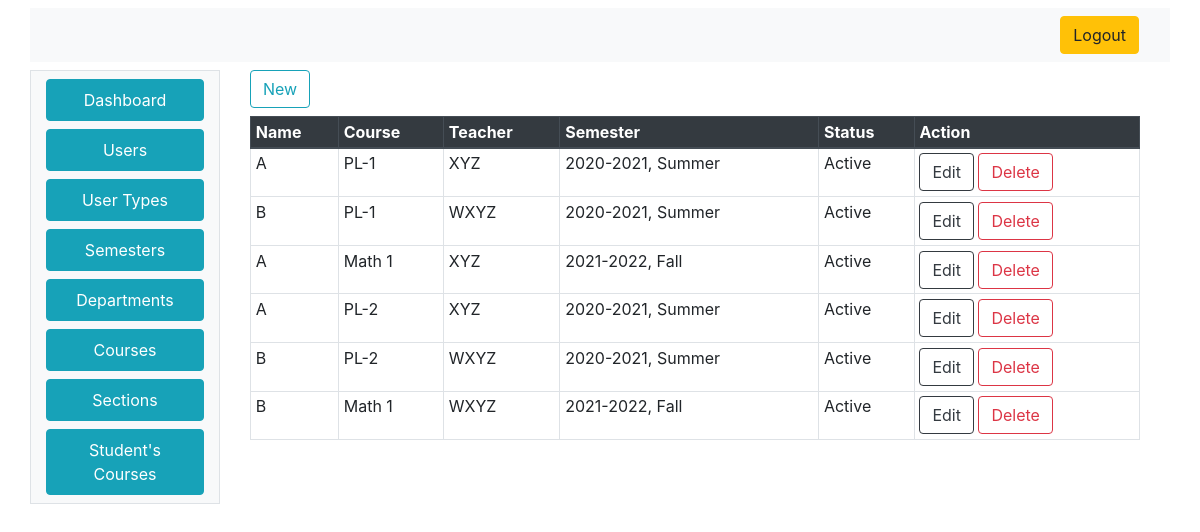
The page /admin/sections.php on the database as committed earlier.
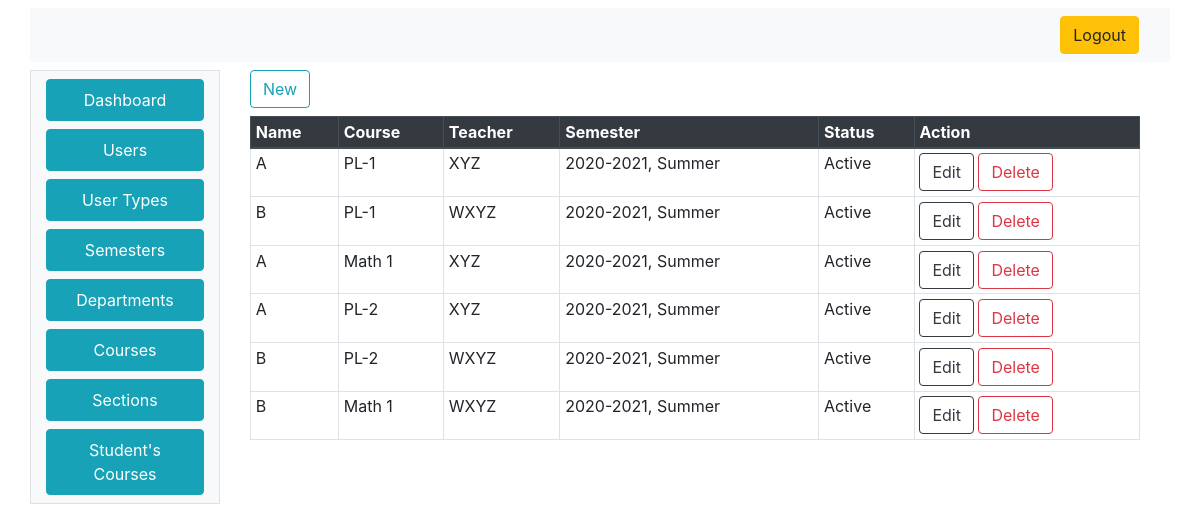
The same page on the database as committed later.
### tables this page shows
CREATE TABLE `section` (
  `SectionID` int(11) NOT NULL,
  `SectionName` varchar(10) NOT NULL,
  `CourseID` int(11) NOT NULL,
  `TeacherID` int(11) NOT NULL,
  `SemesterID` int(11) NOT NULL,
  `Status` tinyint(1) NOT NULL
);

CREATE TABLE `semester` (
  `SemesterID` int(11) NOT NULL,
  `SemesterTitle` varchar(100) NOT NULL,
  `Status` tinyint(1) NOT NULL
);

CREATE TABLE `courses` (
  `CourseID` int(11) NOT NULL,
  `CourseCode` varchar(50) NOT NULL,
  `CourseName` varchar(100) NOT NULL,
  `DepartmentID` int(11) NOT NULL,
  `Status` tinyint(1) NOT NULL
);

CREATE TABLE `users` (
  `UserID` int(11) NOT NULL,
  `UserName` varchar(100) NOT NULL,
  `UserEmail` varchar(50) NOT NULL,
  `Password` varchar(25) NOT NULL,
  `Status` tinyint(1) NOT NULL,
  `UserTypeID` int(11) NOT NULL,
  `DepartmentID` int(11) DEFAULT NULL
);

### index_model.php (called while the page is built, shortened)
<?php
class IndexModel
{
	public $con;
	public function IndexModel()
	{
		$this->host = "localhost:3306";
		$this->user = "root";
		$this->pass = "";
		$this->dbname = "ams";
		$this->con =  new mysqli($this->host, $this->user, $this->pass, $this->dbname);
	}
	public function getAllSectionInfo()
	{
		$q = "SELECT * FROM `section` LEFT OUTER JOIN users on section.TeacherID=users.UserID LEFT OUTER JOIN courses on courses.CourseID=section.CourseID LEFT OUTER JOIN semester on semester.SemesterID=section.SemesterID";
		$r = mysqli_query($this->con, $q);
		if ($r == false) {
			return 0;
		} else {
			return $r;
		}
	}
}

### admin/sections.php (the view, shortened to what this page needs)
<html>
<head>
  <link rel="stylesheet" href="css.css">
  <link rel="stylesheet" href="https://stackpath.bootstrapcdn.com/bootstrap/4.4.1/css/bootstrap.min.css">
</head>
<body>
  <div class="container mt-2">
    <div class="row">
      <div class="col-12 mb-2 bg-light">
        <nav class="navbar navbar-expand-lg navbar-light bg-light justify-content-end">
          <a class="btn btn-warning ml-2" href="../logout.php"><i class="fa fa-sign-out" aria-hidden="true"></i>
            Logout
          </a>
        </nav>
      </div>
      <div class="col-2 bg-light border">
        <nav class=" d-none d-md-block bg-light sidebar">
          <?php
          require_once('sidebar.php');
          ?>
        </nav>
      </div>
      <div class="col-10 bg-transparent">
        <div class="container-fluid container-responsive">
          <a href="new_section.php" class="btn btn-outline-info mb-2">New</a>
          <div class="table-responsive">
            <table class="table  table-sm table-hover table-bordered">
              <thead class="thead-dark">
                <tr>
                  <th scope="col">Name</th>
                  <th scope="col">Course</th>
                  <th scope="col">Teacher</th>
                  <th scope="col">Semester</th>
                  <th scope="col">Status</th>
                  <th scope="col">Action</th>
                </tr>
              </thead>
              <tbody>
                <?php
                require_once('../index_model.php');
                $indObj = new IndexModel();
                $rs = $indObj->getAllSectionInfo();
                while ($d = mysqli_fetch_assoc($rs)) {
                  echo $str = "<tr><td>" . $d["SectionName"] . "</td><td>" . $d["CourseName"] . "</td><td>" . $d["UserName"] . "</td><td>" . $d["SemesterTitle"] . "</td>";
                  if ($d["Status"] == 1) {
                    echo $str = " <td>Active</td>";
                  } else {
                    echo $str = " <td>Deactivated</td>";
                  }
                  echo  $str = "<td>
                      <a href='edit_section.php?SectionID=" . $d["SectionID"] . "&SectionName=" . $d["SectionName"] . "&CourseID=" . $d["CourseID"] . "&TeacherID=" . $d["TeacherID"] . "&SemesterID=" . $d["SemesterID"] . "&Status=" . $d["Status"] . "' class='btn btn-outline-dark'>Edit</a>
                      <a href='delete_section.php?SectionID=" . $d["SectionID"] . "' class='btn btn-outline-danger'>Delete</a>
                      </td></tr>";
                }
                ?>
              </tbody>
            </table>
          </div>
        </div>
      </div>
    </div>
  </div>
</body>
</html>

Rows that differ between the two databases and show on the page:
changed section (number 3 of 6 on the later page): SemesterID.SemesterTitle "2021-2022, Fall" → "2020-2021, Summer"
changed section (number 6 of 6 on the later page): SemesterID.SemesterTitle "2021-2022, Fall" → "2020-2021, Summer"
